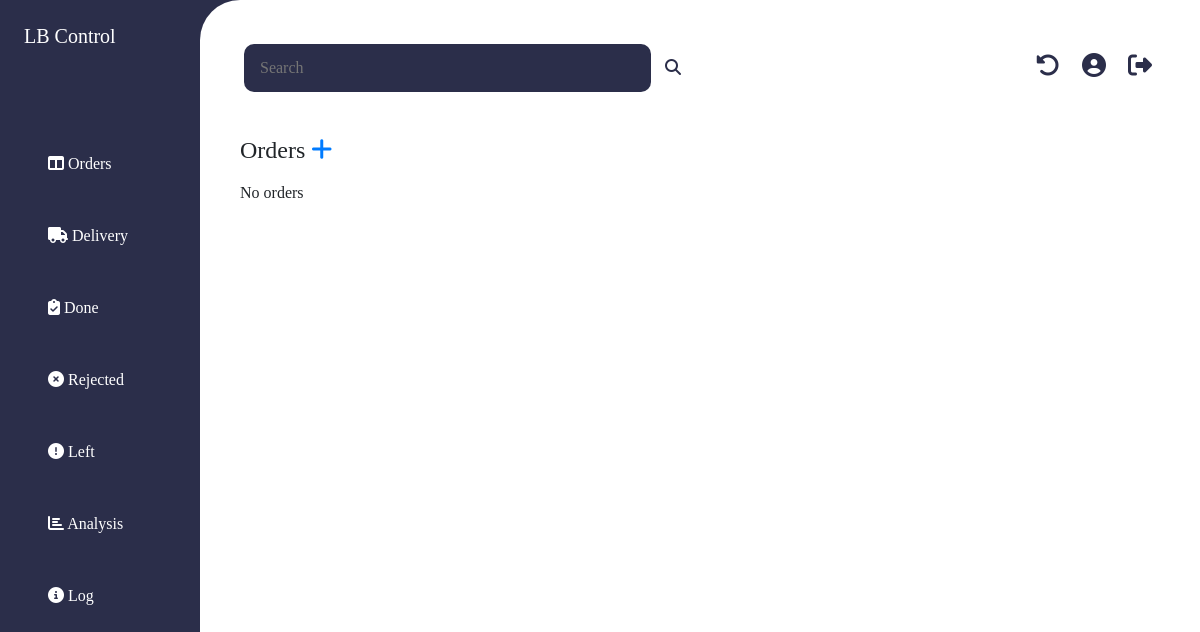
Page /dashboard/pending (signed in) on the earlier database version.
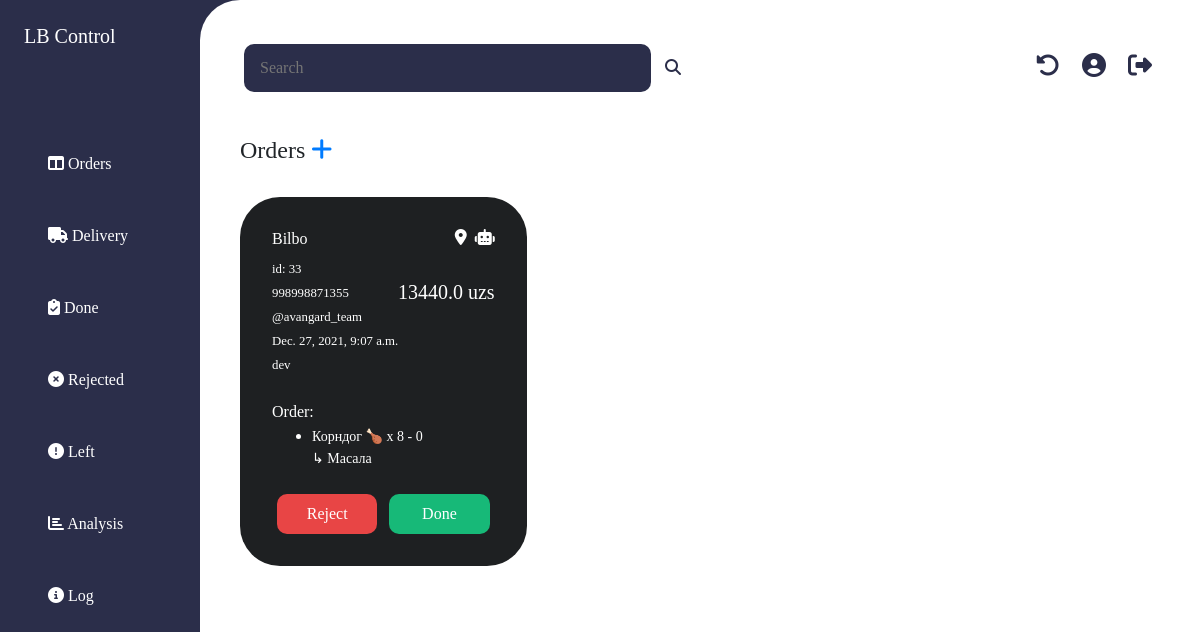
Same page on the later database version.
### bot/models.py (models this page shows, shortened)
class Order(models.Model):
	customer_id = models.IntegerField(default = 0)
	customer_username = models.CharField(max_length = 100)
	customer_phone = models.CharField(max_length = 30)
	customer_location = models.JSONField(default = dict)
	customer_name = models.CharField(max_length = 100)
	order = models.JSONField(default = list)
	source = models.CharField(max_length = 10, default = 'cash-register')
	price = models.FloatField(max_length = 30)
	status = models.CharField(max_length = 10, default = 'pending')
	date = models.DateTimeField()
	executor = models.ForeignKey(User, on_delete = models.PROTECT)

### interface/views.py (the view, shortened to what this page needs)
# urls.py: path('dashboard/<str:status>', views.dashboard, name = 'dashboard'),
@login_required
def dashboard(request, status):
	date = timezone.now().date()
	if status == 'left':
		orders = Order.objects.filter(status = 'pending', executor = request.user).exclude(
			date__year = date.year, date__month = date.month,
			date__day = date.day
		)
		return render(request, 'dashboard.html', {'orders': orders})
	orders = Order.objects.filter(
		status = status,
		executor = request.user,
		date__year = date.year,
		date__month = date.month,
		date__day = date.day
	)
	return render(request, 'dashboard.html', {'orders': orders})

### interface/templatetags/order-filters.py (called while the page is built)
@register.filter
def parser(item):
	try:
		return json.loads(item)
	except Exception as e:
		pass

### interface/templates/dashboard.html (shortened to what this page needs)
<!DOCTYPE html>
<html lang="en">
<head>
	{% load static %}
	{% load static %}
	<link rel="stylesheet" href="{% static 'style.css' %}">
	<link rel="stylesheet" href="https://stackpath.bootstrapcdn.com/bootstrap/4.4.1/css/bootstrap.min.css">
	{% load order-filters %}
</head>
<body>
	<div class="container-fluid">
		<div class="row">
			<div class="col-md-2 p-0 m-0">
				<div class="sidebar">
					<h5 style="color: white;">LB Control</h5>
					<ul class="sidebar-menu">
						<li><a href="{% url 'dashboard' 'pending' %}" class="sidebar-menu-item active"><span class="fas fa-columns"></span> Orders</a></li>
						<li><a href="{% url 'dashboard' 'delivery' %}" class="sidebar-menu-item"><span class="fas fa-truck"></span> Delivery</a></li>
						<li><a href="{% url 'dashboard' 'done' %}" class="sidebar-menu-item"><span class="fas fa-clipboard-check"></span> Done</a></li>
						<li><a href="{% url 'dashboard' 'reject' %}" class="sidebar-menu-item"><span class="fas fa-times-circle"></span> Rejected</a></li>
						<li><a href="{% url 'dashboard' 'left' %}" class="sidebar-menu-item"><span class="fas fa-exclamation-circle"></span> Left</a></li>
						{% if user.is_superuser %}
						<li><a href="{% url 'analysis' %}" class="sidebar-menu-item"><span class="fas fa-chart-bar"></span> Analysis</a></li>
						<li><a href="" class="sidebar-menu-item"><span class="fas fa-info-circle"></span> Log</a></li>
						{% endif %}
					</ul>
				</div>
			</div>
			<div class="col-md-10 p-0">
				<div class="content">
					<div class="status-bar">
						<form class="search-form">
							<input type="text" placeholder="Search">
							<button type="submit"><span class="fas fa-search"></span></button>
						</form>
						<div class="user-info text-right">
							<a href=""><span class="fas fa-undo-alt"></span></a>
							<a href=""><span class="fas fa-user-circle"></span></a>
							<a href="{% url 'signout' %}"><span class="fas fa-sign-out-alt"></span></a>
						</div>
					</div>
					{% block main %}
						{% if 'watcher' in user.username %}
							<h4>Orders</h4>
						{% else %}
							<h4>Orders <a href="{% url 'add' %}"><span class="fas fa-plus"></span></a></h4>
						{% endif %}
						<div class="row mt-3">
							{% if orders %}
							{% for order in orders %}
								<div class="col-md-4 mt-3">
									<div class="order-card order-card-{{order.source}}">
										<h6>
											{{order.customer_name}}
											{% if 'robot' in order.source %}
											<span style="float: right;" class="fas fa-{{order.source}}"></span>
											<a><span style="float: right;" class="fas fa-map-marker-alt">&ensp;</span></a>
											{% else %}
											<span style="float: right;" class="fas fa-{{order.source}}"></span>
											{% endif %}
										</h6>
										<small>id: {{order.id}}</small><br>
										<small>{{order.customer_phone}} <h5 style="float: right;">{{order.price}} uzs</h5></small><br>
										<small>{{order.customer_username}}</small><br>
										<small>{{order.date}}</small><br>
										<small>{{order.executor}}</small><br><br>
										<p class="m-0">Order:</p>
										<ul>
											{% for item in order.order|parser %}
												<li><pre><font color="white">{{item}}</font></pre></li>
											{% endfor %}
										</ul>
										{% if 'done' in order.status %}
											<div class="order-card-footer text-center mt-4">
												Order Done
											</div>
										{% elif 'reject' in order.status %}
											<div class="order-card-footer text-center mt-4">
												Order Rejected
											</div>
										{% elif 'watcher' in user.username %}
											<div class="order-card-footer text-center mt-4">
												Order In Process
											</div>
										{% else %}
											<div class="order-card-footer text-center mt-4">
												<a href="{% url 'orderValidation' order.id 'reject' %}" class="order-card-reject-button order-card-button">Reject</a>
												<a href="{% url 'orderValidation' order.id 'done' %}" class="order-card-done-button order-card-button">Done</a>
											</div>
										{% endif %}
									</div>
								</div>
							{% endfor %}
							{% else %}
								<div class="col-md-12">No orders</div>
							{% endif %}
						</div>
					{% endblock %}
				</div>
			</div>
		</div>
	</div>
</body>
</html>

### interface/static/style.css (style rules this page uses)
* { transition: .3s ease; font-family: Segoe; }
.container-fluid { background: #2B2E4A; }
.sidebar { height: 100vh; width: 100%; padding: 3vh; margin: 0; }
.sidebar-menu { margin-top: 10vh; padding: 0; width: 100%; list-style: none; }
.sidebar-menu li { width: 100%; }
.sidebar-menu-item { display: block; width: 100%; height: 100%; padding: 3vh; text-decoration: none; color: white; border-radius: 10px; }
.content { background: white; width: 100%; height: 100vh; border-top-left-radius: 5vh; border-bottom-left-radius: 5vh; padding: 5vh; overflow-y: scroll; }
.status-bar { width: 100%; height: 7vh; margin-bottom: 5vh; }
.search-form { width: 50%; height: 7vh; padding: .5vh; border: 0; float: left; }
.search-form input { width: 90%; height: 6vh; border: 0; padding: 2vh; border-radius: 10px; background: #2B2E4A; color: white; }
.search-form button { width: 8%; height: 6vh; border: 0; background: none; color: #2B2E4A; }
.user-info { width: 50%; height: 7vh; float: right; font-size: 3vh; padding: 1vh; }
.user-info a { color: #2B2E4A; margin-left: 2vh; }
.order-card { width: 100%; height: auto; padding: 4vh; color: white; border-radius: 40px; }
.order-card-button { padding: 1vh; display: inline-block; width: 45%; text-align: center; color: white; text-decoration: none; border-radius: 10px; }
.order-card-reject-button { background: #E84545; margin-right: .5vh; }
.order-card-done-button { background: #17B978; margin-left: .5vh; }
.order-card-robot { background: #1E2022; }

Differences in the rows shown:
added Order: customer_name "Bilbo", id "33", customer_phone "998998871355", price "13440.0", customer_username "@avangard_team", date "Dec. 27, 2021, 9:07 a.m.", executor "dev", order "Корндог 🍗 x 8 - 0 ↳ Масала", status "Reject"
Other differences:
text no longer shown: "No orders"
